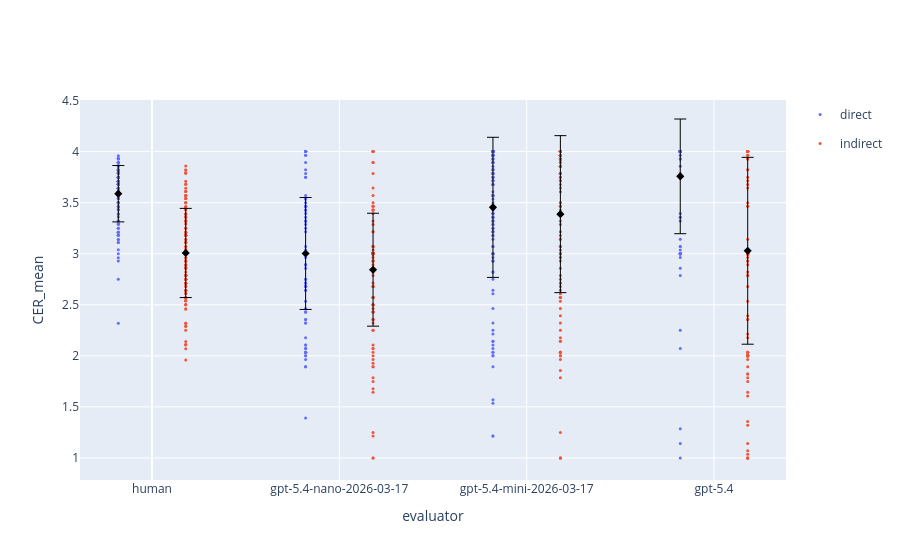

Notebook code cell kept with this figure:
### Code cell
import numpy as np
import plotly.graph_objects as go

x_order = df_long["evaluator"].dropna().unique().tolist()
cond_order = df_long["CONDITION"].dropna().unique().tolist()
x_map = {x: i for i, x in enumerate(x_order)}
offsets = np.linspace(-0.18, 0.18, len(cond_order))
offset_map = dict(zip(cond_order, offsets))
palette = px.colors.qualitative.Plotly
color_map = {cond: palette[i % len(palette)] for i, cond in enumerate(cond_order)}

summary = (
    df_long.groupby(["evaluator", "CONDITION"], as_index=False)["CER_mean"]
    .agg(mean="mean", sd="std")
)

fig = go.Figure()

for cond in cond_order:
    d = df_long[df_long["CONDITION"] == cond]
    fig.add_trace(
        go.Scatter(
            x=[x_map[x] + offset_map[cond] for x in d["evaluator"]],
            y=d["CER_mean"],
            mode="markers",
            name=str(cond),
            legendgroup=str(cond),
            marker=dict(size=3, color=color_map[cond]),
            opacity=1,
        )
    )

for cond in cond_order:
    d = summary[summary["CONDITION"] == cond]
    fig.add_trace(
        go.Scatter(
            x=[x_map[x] + offset_map[cond] for x in d["evaluator"]],
            y=d["mean"],
            mode="markers",
            name=f"{cond} mean ± SD",
            showlegend=False,
            marker=dict(
                size=3,
                symbol="diamond",
                color="black",
                line=dict(width=3, color="black"),
            ),
            error_y=dict(
                type="data",
                array=d["sd"],
                visible=True,
                color="black",
                thickness=1,
                width=6,
            ),
        )
    )

fig.update_layout(
    xaxis=dict(
        tickmode="array",
        tickvals=list(x_map.values()),
        ticktext=x_order,
        title="evaluator",
    ),
    yaxis=dict(title="CER_mean"),
)

fig.show()

### Figure 1 — Plotly figure (JSON) as saved in the notebook; plotly's stock layout.template omitted (floating-point values rounded to 4 significant figures; data arrays with more than 128 entries replaced by an {"elided": "..."} marker saying what was removed)
{"data": [{"legendgroup": "direct", "marker": {"color": "#636EFA", "size": 3}, "mode": "markers", "name": "direct", "opacity": 1, "type": "scatter", "x": {"elided": "552 float values"}, "y": {"elided": "552 float values"}}, {"legendgroup": "indirect", "marker": {"color": "#EF553B", "size": 3}, "mode": "markers", "name": "indirect", "opacity": 1, "type": "scatter", "x": {"elided": "552 float values"}, "y": {"elided": "552 float values"}}, {"error_y": {"array": [0.5615, 0.686, 0.548, 0.2759], "color": "black", "thickness": 1, "type": "data", "visible": true, "width": 6}, "marker": {"color": "black", "line": {"color": "black", "width": 3}, "size": 3, "symbol": "diamond"}, "mode": "markers", "name": "direct mean ± SD", "showlegend": false, "type": "scatter", "x": [2.82, 1.82, 0.82, -0.18], "y": [3.758, 3.454, 3.003, 3.588]}, {"error_y": {"array": [0.9148, 0.7685, 0.5528, 0.4365], "color": "black", "thickness": 1, "type": "data", "visible": true, "width": 6}, "marker": {"color": "black", "line": {"color": "black", "width": 3}, "size": 3, "symbol": "diamond"}, "mode": "markers", "name": "indirect mean ± SD", "showlegend": false, "type": "scatter", "x": [3.18, 2.18, 1.18, 0.18], "y": [3.029, 3.388, 2.844, 3.008]}], "layout": {"xaxis": {"tickmode": "array", "ticktext": ["human", "gpt-5.4-nano-2026-03-17", "gpt-5.4-mini-2026-03-17", "gpt-5.4"], "tickvals": [0, 1, 2, 3], "title": {"text": "evaluator"}}, "yaxis": {"title": {"text": "CER_mean"}}}}
